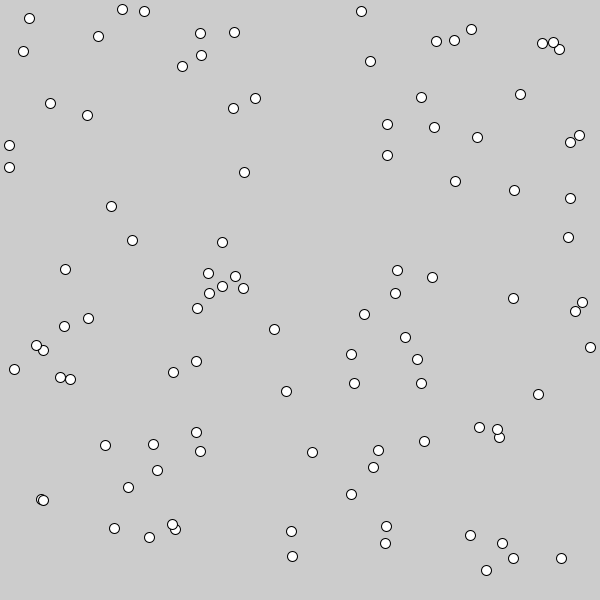
Frame 1 (no input)
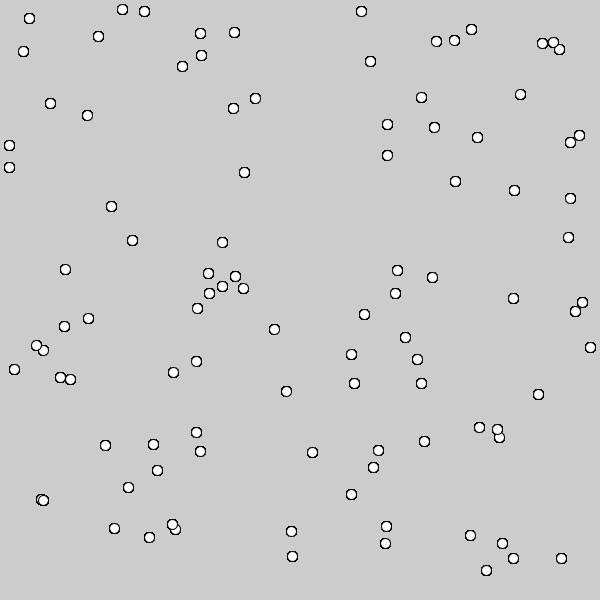
Frame 60 (the mouse pressed at the canvas centre just before this capture)
Frame 120 (the mouse held since frame 60 and released just before this capture): identical to frame 60, image omitted

The Processing sketch that drew these frames (run headless with seeded random() and noise(); from frame 60 on, the mouse is pressed at the canvas centre):

// Processing sketch: arreglos00
// ── arreglos00.pde
Particula [] part = new Particula[100];

void setup() {
  size(600, 600);
  for (int i = 0; i < part.length; i++) {
    part[i] = new Particula (random(width), random(height));
  }
}

void draw() {
  for (int i = 0; i < part.length; i++) {
    part[i].display();
  }
}

// ── Particula.pde
class Particula {
  float xPos;
  float yPos;

  Particula(float x, float y) {
    xPos = x;
    yPos = y;
  }

  void display() {
    ellipse(xPos,yPos,10,10);
  }
}//EOC
